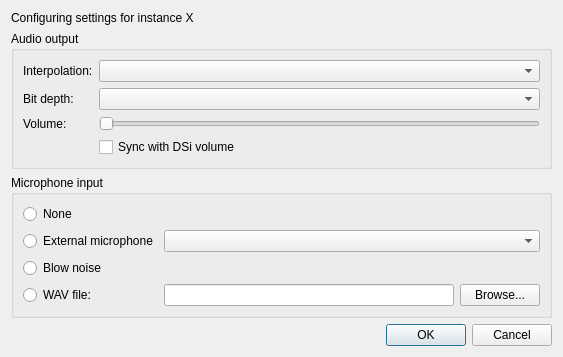
<?xml version="1.0" encoding="UTF-8"?>
<ui version="4.0">
 <class>AudioSettingsDialog</class>
 <widget class="QDialog" name="AudioSettingsDialog">
  <property name="geometry">
   <rect>
    <x>0</x>
    <y>0</y>
    <width>482</width>
    <height>301</height>
   </rect>
  </property>
  <property name="sizePolicy">
   <sizepolicy hsizetype="Fixed" vsizetype="Fixed">
    <horstretch>0</horstretch>
    <verstretch>0</verstretch>
   </sizepolicy>
  </property>
  <property name="windowTitle">
   <string>Audio settings - melonDS</string>
  </property>
  <layout class="QVBoxLayout" name="verticalLayout">
   <property name="sizeConstraint">
    <enum>QLayout::SetFixedSize</enum>
   </property>
   <item>
    <widget class="QLabel" name="lblInstanceNum">
     <property name="text">
      <string>Configuring settings for instance X</string>
     </property>
    </widget>
   </item>
   <item>
    <widget class="QGroupBox" name="groupBox">
     <property name="title">
      <string>Audio output</string>
     </property>
     <layout class="QGridLayout" name="gridLayout_2">
      <item row="2" column="0">
       <widget class="QLabel" name="label">
        <property name="text">
         <string>Volume:</string>
        </property>
       </widget>
      </item>
      <item row="2" column="1">
       <widget class="QSlider" name="slVolume">
        <property name="whatsThis">
         <string>&lt;html&gt;&lt;head/&gt;&lt;body&gt;&lt;p&gt;Controls the volume of the audio output.&lt;/p&gt;&lt;/body&gt;&lt;/html&gt;</string>
        </property>
        <property name="maximum">
         <number>256</number>
        </property>
        <property name="pageStep">
         <number>16</number>
        </property>
        <property name="orientation">
         <enum>Qt::Horizontal</enum>
        </property>
       </widget>
      </item>
      <item row="3" column="1">
        <widget class="QCheckBox" name="chkSyncDSiVolume">
         <property name="whatsThis">
          <string>&lt;html&gt;&lt;head/&gt;&lt;body&gt;&lt;p&gt;Synchronizes the output volume with the DSi hardware volume.&lt;/p&gt;&lt;/body&gt;&lt;/html&gt;</string>
         </property>
         <property name="text">
          <string>Sync with DSi volume</string>
         </property>
        </widget>
      </item>
      <item row="0" column="0">
       <widget class="QLabel" name="label_2">
        <property name="text">
         <string>Interpolation:</string>
        </property>
       </widget>
      </item>
      <item row="0" column="1">
       <widget class="QComboBox" name="cbInterpolation">
        <property name="whatsThis">
         <string>&lt;html&gt;&lt;head/&gt;&lt;body&gt;&lt;p&gt;Applies interpolation to audio samples for better quality. Option &amp;quot;None&amp;quot; is accurate to DS hardware.&lt;/p&gt;&lt;/body&gt;&lt;/html&gt;</string>
        </property>
       </widget>
      </item>
      <item row="1" column="0">
       <widget class="QLabel" name="label_3">
        <property name="text">
         <string>Bit depth:</string>
        </property>
       </widget>
      </item>
      <item row="1" column="1">
       <widget class="QComboBox" name="cbBitDepth">
        <property name="whatsThis">
         <string>&lt;html&gt;&lt;head/&gt;&lt;body&gt;&lt;p&gt;The bit depth of audio playback. If set to &quot;Automatic&quot; this will be 10-bit for DS mode and 16-bit for DSi mode.&lt;/p&gt;&lt;/body&gt;&lt;/html&gt;</string>
        </property>
       </widget>
      </item>
     </layout>
    </widget>
   </item>
   <item>
    <widget class="QGroupBox" name="groupBox_2">
     <property name="title">
      <string>Microphone input</string>
     </property>
     <layout class="QGridLayout" name="gridLayout">
      <item row="3" column="1">
       <widget class="QPathInput" name="txtMicWavPath">
        <property name="minimumSize">
         <size>
          <width>290</width>
          <height>0</height>
         </size>
        </property>
        <property name="whatsThis">
         <string>&lt;html&gt;&lt;head/&gt;&lt;body&gt;&lt;p&gt;Forward a WAV file to the emulated microphone.&lt;/p&gt;&lt;p&gt;This input mode is activated by holding the microphone hotkey (see Input and Hotkeys).&lt;/p&gt;&lt;/body&gt;&lt;/html&gt;</string>
        </property>
       </widget>
      </item>
      <item row="3" column="0">
       <widget class="QRadioButton" name="rbMicWav">
        <property name="whatsThis">
         <string>&lt;html&gt;&lt;head/&gt;&lt;body&gt;&lt;p&gt;Forward a WAV file to the emulated microphone.&lt;/p&gt;&lt;p&gt;This input mode is activated by holding the microphone hotkey (see Input and Hotkeys).&lt;/p&gt;&lt;/body&gt;&lt;/html&gt;</string>
        </property>
        <property name="text">
         <string>WAV file:</string>
        </property>
       </widget>
      </item>
      <item row="3" column="2">
       <widget class="QPushButton" name="btnMicWavBrowse">
        <property name="text">
         <string>Browse...</string>
        </property>
       </widget>
      </item>
      <item row="1" column="0">
       <widget class="QRadioButton" name="rbMicExternal">
        <property name="whatsThis">
         <string>&lt;html&gt;&lt;head/&gt;&lt;body&gt;&lt;p&gt;Input from an external microphone, if available, will be forwarded to the emulated microphone.&lt;/p&gt;&lt;/body&gt;&lt;/html&gt;</string>
        </property>
        <property name="text">
         <string>External microphone</string>
        </property>
       </widget>
      </item>
      <item row="1" column="1" colspan="2">
        <widget class="QComboBox" name="cbMic">
         <property name="whatsThis"> 
          <string>&lt;html&gt;&lt;head/&gt;&lt;body&gt;&lt;p&gt;The selected microphone to be used.&lt;/p&gt;&lt;/body&gt;&lt;/html&gt;</string>       
         </property>
        </widget>
      </item>
      <item row="2" column="0" colspan="3">
       <widget class="QRadioButton" name="rbMicNoise">
        <property name="whatsThis">
         <string>&lt;html&gt;&lt;head/&gt;&lt;body&gt;&lt;p&gt;Noise will be forwarded to the emulated microphone, simulating blowing into the microphone.&lt;/p&gt;&lt;p&gt;This input mode is activated by holding the microphone hotkey (see Input and Hotkeys).&lt;/p&gt;&lt;/body&gt;&lt;/html&gt;</string>
        </property>
        <property name="text">
         <string>Blow noise</string>
        </property>
       </widget>
      </item>
      <item row="0" column="0" colspan="3">
       <widget class="QRadioButton" name="rbMicNone">
        <property name="whatsThis">
         <string>&lt;html&gt;&lt;head/&gt;&lt;body&gt;&lt;p&gt;No microphone input.&lt;/p&gt;&lt;/body&gt;&lt;/html&gt;</string>
        </property>
        <property name="text">
         <string>None</string>
        </property>
       </widget>
      </item>
     </layout>
    </widget>
   </item>
   <item>
    <widget class="QDialogButtonBox" name="buttonBox">
     <property name="orientation">
      <enum>Qt::Horizontal</enum>
     </property>
     <property name="standardButtons">
      <set>QDialogButtonBox::Cancel|QDialogButtonBox::Ok</set>
     </property>
    </widget>
   </item>
  </layout>
 </widget>
 <customwidgets>
  <customwidget>
   <class>QPathInput</class>
   <extends>QLineEdit</extends>
   <header>QPathInput.h</header>
  </customwidget>
 </customwidgets>
 <tabstops>
  <tabstop>cbInterpolation</tabstop>
  <tabstop>cbBitDepth</tabstop>
  <tabstop>slVolume</tabstop>
  <tabstop>chkSyncDSiVolume</tabstop>
  <tabstop>rbMicNone</tabstop>
  <tabstop>rbMicExternal</tabstop>
  <tabstop>cbMic</tabstop>
  <tabstop>rbMicNoise</tabstop>
  <tabstop>rbMicWav</tabstop>
  <tabstop>txtMicWavPath</tabstop>
  <tabstop>btnMicWavBrowse</tabstop>
 </tabstops>
 <resources/>
 <connections>
  <connection>
   <sender>buttonBox</sender>
   <signal>accepted()</signal>
   <receiver>AudioSettingsDialog</receiver>
   <slot>accept()</slot>
   <hints>
    <hint type="sourcelabel">
     <x>248</x>
     <y>254</y>
    </hint>
    <hint type="destinationlabel">
     <x>157</x>
     <y>274</y>
    </hint>
   </hints>
  </connection>
  <connection>
   <sender>buttonBox</sender>
   <signal>rejected()</signal>
   <receiver>AudioSettingsDialog</receiver>
   <slot>reject()</slot>
   <hints>
    <hint type="sourcelabel">
     <x>316</x>
     <y>260</y>
    </hint>
    <hint type="destinationlabel">
     <x>286</x>
     <y>274</y>
    </hint>
   </hints>
  </connection>
 </connections>
</ui>
